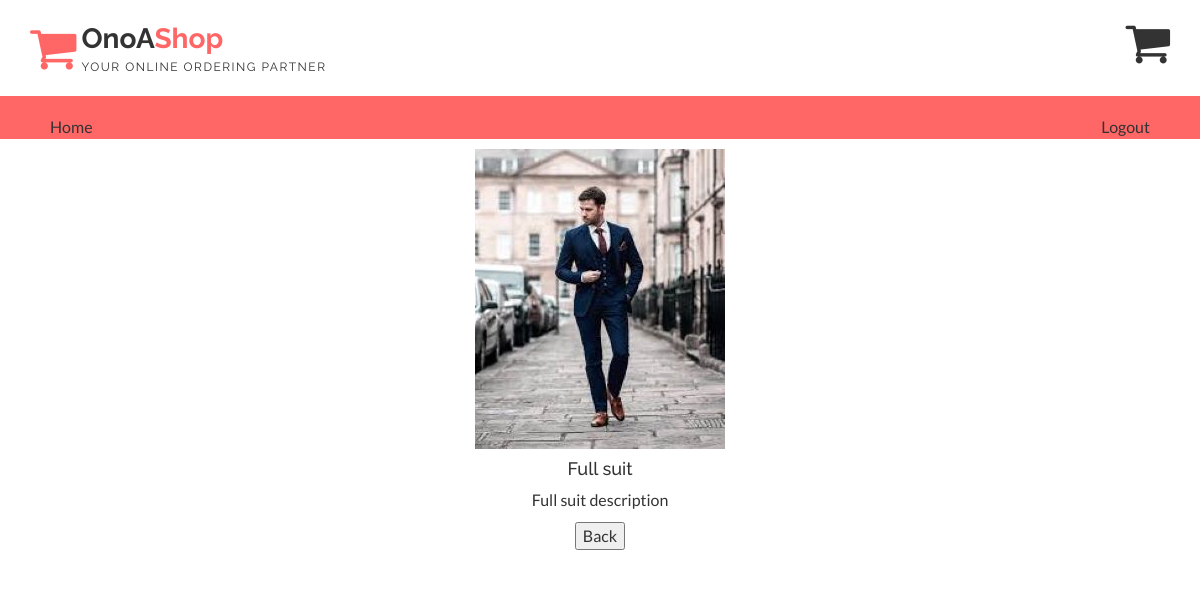
The app's page /details.php?product=Full suit&category=1 (signed in) with its own data.
### tables this page shows
CREATE TABLE `products` (
  `Product id` int(11) NOT NULL,
  `ProductName` varchar(255) NOT NULL,
  `ProductDesc` varchar(255) NOT NULL,
  `category` tinyint(1) DEFAULT '0',
  `Product quantity` text NOT NULL,
  `ProductPrice` int(11) NOT NULL,
  `productImage` varchar(255) NOT NULL
);

### details.php (the view, shortened to what this page needs)
<?php
require 'includes/main.php';
$prdname = "Red black gown";
if (isset($_GET['product'])) {
  $prdname = $_GET['product'];
}
$proddet = $db->prepare("SELECT * FROM `products` WHERE `productName`=?");
$proddet->execute(array($prdname));
$product = $proddet->fetch(PDO::FETCH_ASSOC);
?>
<html>
<head>
    <link href="css/font-awesome.css" rel="stylesheet">
    <link href="css/bootstrap.css" rel="stylesheet">
    <link href="css/jquery.smartmenus.bootstrap.css" rel="stylesheet">
    <link rel="stylesheet" type="text/css" href="css/jquery.simpleLens.css">
    <link rel="stylesheet" type="text/css" href="css/slick.css">
    <link rel="stylesheet" type="text/css" href="css/nouislider.css">
    <link id="switcher" href="css/theme-color/default-theme.css" rel="stylesheet">
    <link href="css/sequence-theme.modern-slide-in.css" rel="stylesheet" media="all">
    <link href="css/style.css" rel="stylesheet">
</head>
<body>
<header id="aa-header">
    <div class="aa-header-bottom">
      <div class="container">
        <div class="row">
          <div class="col-md-12">
            <div class="aa-header-bottom-area">
              <div class="aa-logo">
                <a href="./">
                  <span class="fa fa-shopping-cart"></span>
                  <p>OnoA<strong>Shop</strong> <span>Your Online Ordering Partner</span></p>
                </a>
              </div>
              <div style="float: right;" title="View cart items">
                <a href="cartitems.php"><i class="fa fa-shopping-cart fa-3x"></i></a>
              </div>
            </div>
          </div>
        </div>
      </div>
    </div>
  </header>
  <section id="menu" style="margin-bottom: 10px;">
    <div class="container">
      <div class="menu-area">
        <div class="navbar navbar-default" role="navigation">
          <ul style="padding: 20px;">
          <li style="float: left;"><a href="./">Home</a></li>
          <li style="float: right;"><a href="logout.php">Logout</a></li>
        </ul>
      </div>
     </div>
   </div>
  </section>
  <section id="aa-product">
    <div class="container">
      <div class="row">
        <div class="col-md-12">
          <div class="row">
            <div class="aa-product-area">
              <div class="aa-product-inner">
                 <ul class="nav nav-tabs aa-products-tab">
                  <div id="slimshirt">
                     <a class="aa-product-img" href="#"><img src='img/uploaded/<?php echo $product['productImage']; ?>' alt="<?php echo $product['ProductName']; ?>"></a>
                   </div>
                  <h4><?php echo $product['ProductName']; ?></h4>
  <section id="aa-subscribe">
    <div class="container">
      <div class="row">
            <p><?php echo $product['ProductDesc']; ?></p>
      </div>
      <button><a href="products.php?category=<?php echo $_GET['category']; ?>">Back</a></button>
    </div>
  </section>
  </body>
  </html>

### css/theme-color/default-theme.css (style rules this page uses)
#aa-header .aa-header-bottom .aa-header-bottom-area .aa-logo a > span { color: #ff6666; }
#aa-header .aa-header-bottom .aa-header-bottom-area .aa-logo a strong { color: #ff6666; }
#menu { background-color: #ff6666; }

### records on screen
products: productImage (picture), ProductName "Full suit", ProductDesc "Full suit description"
